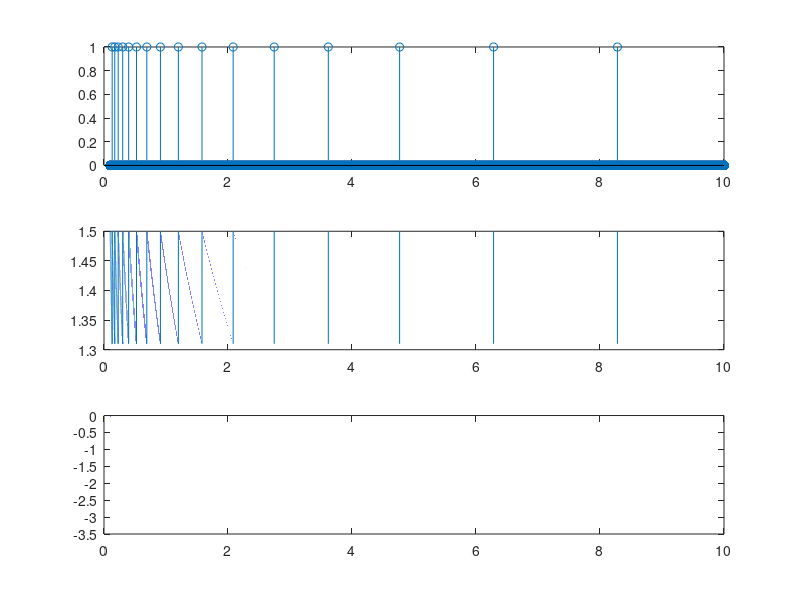

Here is the MATLAB script that generated this plot:
%% ================================================================ %%
%   It script is intended to show the response of the DVS model pixel
%   The model can be found in the papers of Tobi Delbruck and 
%   Linares-barranco.
%% ================================================================ %%

clear all;clc;close all;

%% ========================= PARAMAMETERS MOSFET  ================= %%
nn = 1.334;
np = 1.369;
Vtn = 359.2e-3;
Vtp = 387e-3;
Kn = 227.1e-6;
Kp = 48.1e-6;
fi = 25.8e-3;
Ratio = 0.5e-6/2e-6;
Isn = 2*nn*fi^2*Kn*Ratio;

%% ========================== MODEL =============================== %%

%% Input signal
current_factor = 100e-12;
t = 0.1:.00001:10;
C1 = 400e-15;
C2 = 20e-15;
A = C1/C2;
b = 0;
Iph = current_factor*t;
Iph = current_factor*t;
len_t = length(t);
output = zeros(1,len_t);
%% Equations

% Known vaiables
Vref = 1.5;
V_p = 1.3;  % V_tetha+
V_n = 1.6;  % V_tetha-
Vos = 10e-3;% Voffset comparador

log_Iph = log(Iph/Isn);  
Vdiff = -nn*fi*A*log_Iph;

Vdiff_max = max(Vdiff);    %used to normalized
Vdiff = Vdiff - Vdiff_max; %used to normalized
Vtemp = Vdiff;
RS = V_p - Vref + Vos;
mem = 0;

for i=1:len_t
    %log_Iph = log(Iph(i)/Iph(1));
    %Vdiff(i) = -nn*fi*A*log_Iph + mem; 
    value = Vdiff(i);
    if (value <= RS)
        
        output(i) = 1;
        Vdiff(i:len_t) = Vdiff(i:len_t) + abs(value); %reset middle point
            
    else
        
        continue
        
    end
    
end

% Setting the Vref as the plot in spectre
Vdiff = Vdiff + Vref;

subplot(311)
stem(t,output)

subplot(312)
plot(t(1:length(Vdiff)),Vdiff)

subplot(313)
plot(t(1:length(Vtemp)),Vtemp)


%% ================================================================ %%


%% ================================================================ %%
